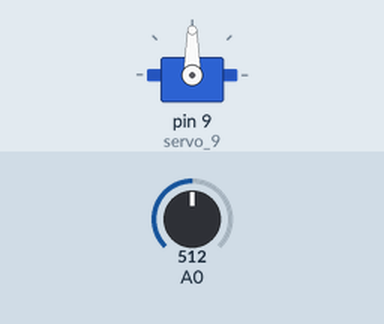
Simulated run of this sketch. Board: Arduino Uno, built with avr-gcc and run on an emulated ATmega328P. Parts: servo. The test bench sets the inputs (shaded band); at power-on: A0 = 512.

Above: at 1.2 s.
1.3 s: A0 set to 716
At 1.8 s:
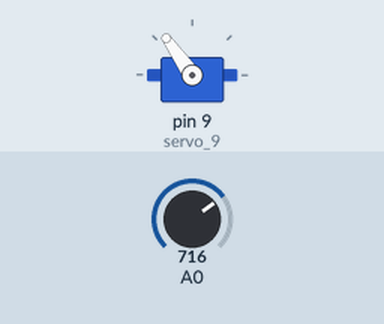
2.8 s: A0 set to 900
At 4.0 s:
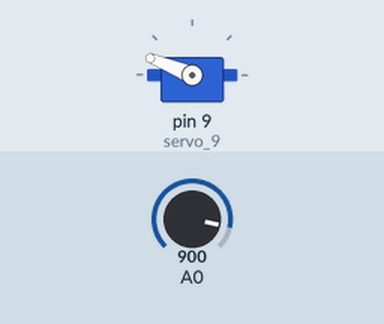
4.3 s: A0 set to 1023
At 5.2 s:
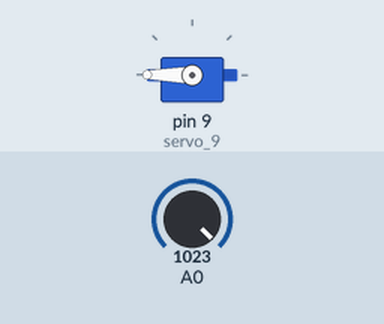
5.8 s: A0 set to 306
At 6.5 s:
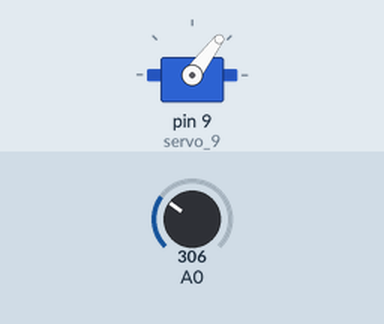
7.3 s: A0 set to 122
At 8.6 s:
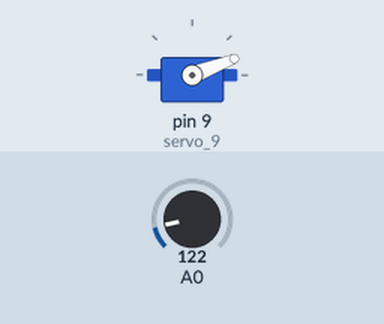
Timing chart, 0 to 9.8 s (numbered marks = the images above; inputs shaded):
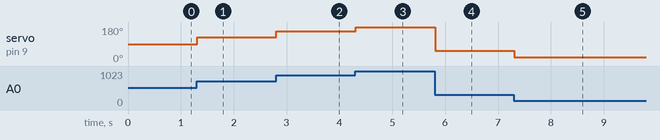

Measured:
- after the input at 1.3 s, servo on pin 9 (servo_9): 90° → 125° at once
- after the input at 2.8 s, servo on pin 9 (servo_9): 125° → 158° at once
- after the input at 4.3 s, servo on pin 9 (servo_9): 158° → 180° at once
- after the input at 5.8 s, servo on pin 9 (servo_9): 180° → 53° at once
- after the input at 7.3 s, servo on pin 9 (servo_9): 53° → 21° at once

The sketch:

fantastic_juttuli1.ino
```cpp
#include <Servo.h>


int sensorValue = 0;

int outputValue = 0;

Servo servo_9;

void setup()
{
  pinMode(A0, INPUT);
  servo_9.attach(9);

}

void loop()
{
  sensorValue = analogRead(A0);
   outputValue = map(sensorValue,0,1023,0,180);
  servo_9.write(outputValue);
  delay(10);//delay alittle bit to improve stimulation
}
```
